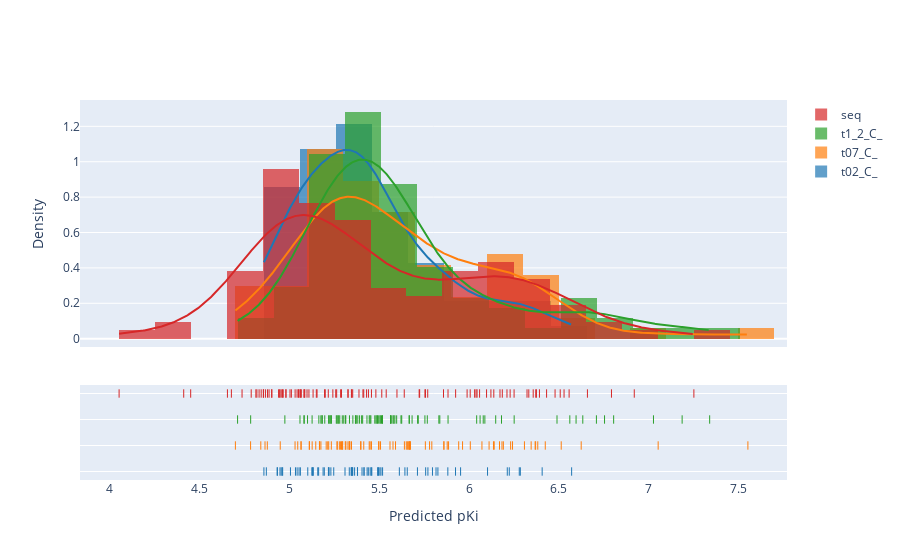

Write notebook code for a chart like this one.
### Code cell
hist_data = [df1['Predicted_pKi'], df2['Predicted_pKi'], df3['Predicted_pKi'], df4['Predicted_pKi'] ]
group_labels = ['t02_C_', 't07_C_', 't1_2_C_', 'seq']

fig = ff.create_distplot(hist_data, group_labels, bin_size=.2)
fig.update_layout(xaxis_title='Predicted pKi', yaxis_title='Density')
fig.show()

### Figure 1 — Plotly figure (JSON) as saved in the notebook; plotly's stock layout.template omitted (floating-point values rounded to 4 significant figures; data arrays with more than 128 entries replaced by an {"elided": "..."} marker saying what was removed)
{"data": [{"autobinx": false, "histnorm": "probability density", "legendgroup": "t02_C_", "marker": {"color": "rgb(31, 119, 180)"}, "name": "t02_C_", "opacity": 0.7, "type": "histogram", "x": [5.491, 5.344, 5.509, 5.344, 5.796, 5.449, 5.643, 5.458, 5.23, 5.194, 5.826, 5.042, 6.103, 5.187, 5.217, 5.219, 4.933, 5.22, 5.102, 5.415, 5.352, 5.132, 5.432, 5.124, 4.954, 5.005, 5.924, 5.496, 5.882, 5.439, 5.758, 5.333, 5.656, 4.858, 6.407, 5.712, 5.415, 6.285, 6.224, 5.348, 5.456, 5.404, 5.061, 5.953, 5.493, 4.871, 5.033, 5.35, 5.503, 5.309, 4.959, 4.947, 5.771, 5.129, 5.131, 5.053, 5.816, 6.213, 5.379, 4.962, 5.162, 5.157, 5.378, 4.931, 6.571, 5.362, 5.246, 5.612, 5.518, 6.279], "xaxis": "x", "xbins": {"end": 6.571, "size": 0.2, "start": 4.858}, "yaxis": "y"}, {"autobinx": false, "histnorm": "probability density", "legendgroup": "t07_C_", "marker": {"color": "rgb(255, 127, 14)"}, "name": "t07_C_", "opacity": 0.7, "type": "histogram", "x": [5.413, 6.624, 5.667, 4.783, 5.29, 6.183, 5.86, 6.368, 5.78, 5.396, 6.111, 5.59, 5.333, 5.126, 5.576, 5.964, 5.111, 5.449, 4.876, 5.661, 5.345, 6.191, 5.294, 5.175, 5.398, 5.296, 5.507, 5.456, 6.231, 5.031, 6.513, 5.886, 5.668, 5.337, 5.656, 5.278, 5.444, 6.308, 5.046, 7.053, 5.56, 5.233, 5.314, 5.265, 6.242, 7.552, 5.325, 5.065, 5.65, 6.371, 6.136, 5.674, 5.942, 5.878, 5.671, 5.265, 5.496, 5.757, 4.948, 6.072, 5.204, 6.14, 5.792, 4.84, 5.218, 6.007, 5.146, 5.064, 5.213, 5.311, 5.86, 4.864, 5.167, 6.169, 4.699, 6.382, 5.334, 5.111, 6.424, 5.284, 5.64, 6.346, 5.498, 5.168], "xaxis": "x", "xbins": {"end": 7.552, "size": 0.2, "start": 4.699}, "yaxis": "y"}, {"autobinx": false, "histnorm": "probability density", "legendgroup": "t1_2_C_", "marker": {"color": "rgb(44, 160, 44)"}, "name": "t1_2_C_", "opacity": 0.7, "type": "histogram", "x": [5.311, 6.709, 5.577, 5.221, 5.126, 5.081, 5.587, 5.294, 5.175, 7.027, 5.058, 5.883, 5.504, 5.261, 5.39, 6.088, 4.784, 5.265, 5.518, 5.625, 5.28, 5.371, 6.754, 5.475, 5.495, 5.667, 5.597, 5.27, 5.832, 5.754, 5.767, 5.683, 5.481, 5.18, 6.148, 5.218, 5.302, 5.407, 6.042, 6.633, 5.717, 5.444, 5.231, 5.313, 5.581, 5.233, 5.486, 6.18, 5.38, 6.061, 6.805, 5.1, 5.569, 5.196, 5.227, 4.711, 5.563, 5.49, 6.251, 5.512, 5.334, 5.163, 5.367, 5.621, 5.517, 5.505, 6.079, 5.453, 4.974, 5.183, 5.402, 5.431, 7.34, 5.37, 5.837, 5.667, 6.596, 5.713, 5.563, 5.353, 6.561, 5.082, 7.186, 5.274, 6.49, 5.448], "xaxis": "x", "xbins": {"end": 7.34, "size": 0.2, "start": 4.711}, "yaxis": "y"}, {"autobinx": false, "histnorm": "probability density", "legendgroup": "seq", "marker": {"color": "rgb(214, 39, 40)"}, "name": "seq", "opacity": 0.7, "type": "histogram", "x": [5.722, 5.538, 4.901, 5.216, 5.042, 6.251, 5.481, 6.332, 4.878, 5.263, 6.229, 5.514, 5.131, 6.006, 4.945, 5.081, 5.199, 6.039, 6.392, 5.108, 5.031, 4.736, 4.676, 4.98, 6.375, 5.098, 6.058, 6.121, 5.062, 5.77, 5.409, 5.066, 5.413, 5.725, 5.757, 5.085, 4.939, 4.98, 5.05, 7.252, 5.326, 5.639, 5.429, 5.01, 4.855, 6.097, 6.172, 4.854, 5.285, 5.989, 4.866, 4.051, 4.818, 4.957, 5.857, 5.456, 4.901, 6.371, 6.479, 4.965, 6.031, 5.153, 4.842, 6.92, 6.793, 5.081, 6.357, 5.925, 5.44, 5.325, 5.347, 5.003, 5.257, 6.185, 4.411, 6.557, 4.948, 6.138, 5.059, 5.754, 6.432, 5.195, 5.387, 5.289, 4.961, 5.241, 4.45, 6.323, 6.529, 5.052, 6.211, 4.831, 6.507, 5.352, 5.345, 4.886, 6.659, 4.654, 4.787, 4.813, 6.044, 5.598, 5.149, 5.883], "xaxis": "x", "xbins": {"end": 7.252, "size": 0.2, "start": 4.051}, "yaxis": "y"}, {"legendgroup": "t02_C_", "marker": {"color": "rgb(31, 119, 180)"}, "mode": "lines", "name": "t02_C_", "showlegend": false, "type": "scatter", "x": {"elided": "500 float values"}, "xaxis": "x", "y": {"elided": "500 float values"}, "yaxis": "y"}, {"legendgroup": "t07_C_", "marker": {"color": "rgb(255, 127, 14)"}, "mode": "lines", "name": "t07_C_", "showlegend": false, "type": "scatter", "x": {"elided": "500 float values"}, "xaxis": "x", "y": {"elided": "500 float values"}, "yaxis": "y"}, {"legendgroup": "t1_2_C_", "marker": {"color": "rgb(44, 160, 44)"}, "mode": "lines", "name": "t1_2_C_", "showlegend": false, "type": "scatter", "x": {"elided": "500 float values"}, "xaxis": "x", "y": {"elided": "500 float values"}, "yaxis": "y"}, {"legendgroup": "seq", "marker": {"color": "rgb(214, 39, 40)"}, "mode": "lines", "name": "seq", "showlegend": false, "type": "scatter", "x": {"elided": "500 float values"}, "xaxis": "x", "y": {"elided": "500 float values"}, "yaxis": "y"}, {"legendgroup": "t02_C_", "marker": {"color": "rgb(31, 119, 180)", "symbol": "line-ns-open"}, "mode": "markers", "name": "t02_C_", "showlegend": false, "type": "scatter", "x": [5.491, 5.344, 5.509, 5.344, 5.796, 5.449, 5.643, 5.458, 5.23, 5.194, 5.826, 5.042, 6.103, 5.187, 5.217, 5.219, 4.933, 5.22, 5.102, 5.415, 5.352, 5.132, 5.432, 5.124, 4.954, 5.005, 5.924, 5.496, 5.882, 5.439, 5.758, 5.333, 5.656, 4.858, 6.407, 5.712, 5.415, 6.285, 6.224, 5.348, 5.456, 5.404, 5.061, 5.953, 5.493, 4.871, 5.033, 5.35, 5.503, 5.309, 4.959, 4.947, 5.771, 5.129, 5.131, 5.053, 5.816, 6.213, 5.379, 4.962, 5.162, 5.157, 5.378, 4.931, 6.571, 5.362, 5.246, 5.612, 5.518, 6.279], "xaxis": "x", "y": ["t02_C_", "t02_C_", "t02_C_", "t02_C_", "t02_C_", "t02_C_", "t02_C_", "t02_C_", "t02_C_", "t02_C_", "t02_C_", "t02_C_", "t02_C_", "t02_C_", "t02_C_", "t02_C_", "t02_C_", "t02_C_", "t02_C_", "t02_C_", "t02_C_", "t02_C_", "t02_C_", "t02_C_", "t02_C_", "t02_C_", "t02_C_", "t02_C_", "t02_C_", "t02_C_", "t02_C_", "t02_C_", "t02_C_", "t02_C_", "t02_C_", "t02_C_", "t02_C_", "t02_C_", "t02_C_", "t02_C_", "t02_C_", "t02_C_", "t02_C_", "t02_C_", "t02_C_", "t02_C_", "t02_C_", "t02_C_", "t02_C_", "t02_C_", "t02_C_", "t02_C_", "t02_C_", "t02_C_", "t02_C_", "t02_C_", "t02_C_", "t02_C_", "t02_C_", "t02_C_", "t02_C_", "t02_C_", "t02_C_", "t02_C_", "t02_C_", "t02_C_", "t02_C_", "t02_C_", "t02_C_", "t02_C_"], "yaxis": "y2"}, {"legendgroup": "t07_C_", "marker": {"color": "rgb(255, 127, 14)", "symbol": "line-ns-open"}, "mode": "markers", "name": "t07_C_", "showlegend": false, "type": "scatter", "x": [5.413, 6.624, 5.667, 4.783, 5.29, 6.183, 5.86, 6.368, 5.78, 5.396, 6.111, 5.59, 5.333, 5.126, 5.576, 5.964, 5.111, 5.449, 4.876, 5.661, 5.345, 6.191, 5.294, 5.175, 5.398, 5.296, 5.507, 5.456, 6.231, 5.031, 6.513, 5.886, 5.668, 5.337, 5.656, 5.278, 5.444, 6.308, 5.046, 7.053, 5.56, 5.233, 5.314, 5.265, 6.242, 7.552, 5.325, 5.065, 5.65, 6.371, 6.136, 5.674, 5.942, 5.878, 5.671, 5.265, 5.496, 5.757, 4.948, 6.072, 5.204, 6.14, 5.792, 4.84, 5.218, 6.007, 5.146, 5.064, 5.213, 5.311, 5.86, 4.864, 5.167, 6.169, 4.699, 6.382, 5.334, 5.111, 6.424, 5.284, 5.64, 6.346, 5.498, 5.168], "xaxis": "x", "y": ["t07_C_", "t07_C_", "t07_C_", "t07_C_", "t07_C_", "t07_C_", "t07_C_", "t07_C_", "t07_C_", "t07_C_", "t07_C_", "t07_C_", "t07_C_", "t07_C_", "t07_C_", "t07_C_", "t07_C_", "t07_C_", "t07_C_", "t07_C_", "t07_C_", "t07_C_", "t07_C_", "t07_C_", "t07_C_", "t07_C_", "t07_C_", "t07_C_", "t07_C_", "t07_C_", "t07_C_", "t07_C_", "t07_C_", "t07_C_", "t07_C_", "t07_C_", "t07_C_", "t07_C_", "t07_C_", "t07_C_", "t07_C_", "t07_C_", "t07_C_", "t07_C_", "t07_C_", "t07_C_", "t07_C_", "t07_C_", "t07_C_", "t07_C_", "t07_C_", "t07_C_", "t07_C_", "t07_C_", "t07_C_", "t07_C_", "t07_C_", "t07_C_", "t07_C_", "t07_C_", "t07_C_", "t07_C_", "t07_C_", "t07_C_", "t07_C_", "t07_C_", "t07_C_", "t07_C_", "t07_C_", "t07_C_", "t07_C_", "t07_C_", "t07_C_", "t07_C_", "t07_C_", "t07_C_", "t07_C_", "t07_C_", "t07_C_", "t07_C_", "t07_C_", "t07_C_", "t07_C_", "t07_C_"], "yaxis": "y2"}, {"legendgroup": "t1_2_C_", "marker": {"color": "rgb(44, 160, 44)", "symbol": "line-ns-open"}, "mode": "markers", "name": "t1_2_C_", "showlegend": false, "type": "scatter", "x": [5.311, 6.709, 5.577, 5.221, 5.126, 5.081, 5.587, 5.294, 5.175, 7.027, 5.058, 5.883, 5.504, 5.261, 5.39, 6.088, 4.784, 5.265, 5.518, 5.625, 5.28, 5.371, 6.754, 5.475, 5.495, 5.667, 5.597, 5.27, 5.832, 5.754, 5.767, 5.683, 5.481, 5.18, 6.148, 5.218, 5.302, 5.407, 6.042, 6.633, 5.717, 5.444, 5.231, 5.313, 5.581, 5.233, 5.486, 6.18, 5.38, 6.061, 6.805, 5.1, 5.569, 5.196, 5.227, 4.711, 5.563, 5.49, 6.251, 5.512, 5.334, 5.163, 5.367, 5.621, 5.517, 5.505, 6.079, 5.453, 4.974, 5.183, 5.402, 5.431, 7.34, 5.37, 5.837, 5.667, 6.596, 5.713, 5.563, 5.353, 6.561, 5.082, 7.186, 5.274, 6.49, 5.448], "xaxis": "x", "y": ["t1_2_C_", "t1_2_C_", "t1_2_C_", "t1_2_C_", "t1_2_C_", "t1_2_C_", "t1_2_C_", "t1_2_C_", "t1_2_C_", "t1_2_C_", "t1_2_C_", "t1_2_C_", "t1_2_C_", "t1_2_C_", "t1_2_C_", "t1_2_C_", "t1_2_C_", "t1_2_C_", "t1_2_C_", "t1_2_C_", "t1_2_C_", "t1_2_C_", "t1_2_C_", "t1_2_C_", "t1_2_C_", "t1_2_C_", "t1_2_C_", "t1_2_C_", "t1_2_C_", "t1_2_C_", "t1_2_C_", "t1_2_C_", "t1_2_C_", "t1_2_C_", "t1_2_C_", "t1_2_C_", "t1_2_C_", "t1_2_C_", "t1_2_C_", "t1_2_C_", "t1_2_C_", "t1_2_C_", "t1_2_C_", "t1_2_C_", "t1_2_C_", "t1_2_C_", "t1_2_C_", "t1_2_C_", "t1_2_C_", "t1_2_C_", "t1_2_C_", "t1_2_C_", "t1_2_C_", "t1_2_C_", "t1_2_C_", "t1_2_C_", "t1_2_C_", "t1_2_C_", "t1_2_C_", "t1_2_C_", "t1_2_C_", "t1_2_C_", "t1_2_C_", "t1_2_C_", "t1_2_C_", "t1_2_C_", "t1_2_C_", "t1_2_C_", "t1_2_C_", "t1_2_C_", "t1_2_C_", "t1_2_C_", "t1_2_C_", "t1_2_C_", "t1_2_C_", "t1_2_C_", "t1_2_C_", "t1_2_C_", "t1_2_C_", "t1_2_C_", "t1_2_C_", "t1_2_C_", "t1_2_C_", "t1_2_C_", "t1_2_C_", "t1_2_C_"], "yaxis": "y2"}, {"legendgroup": "seq", "marker": {"color": "rgb(214, 39, 40)", "symbol": "line-ns-open"}, "mode": "markers", "name": "seq", "showlegend": false, "type": "scatter", "x": [5.722, 5.538, 4.901, 5.216, 5.042, 6.251, 5.481, 6.332, 4.878, 5.263, 6.229, 5.514, 5.131, 6.006, 4.945, 5.081, 5.199, 6.039, 6.392, 5.108, 5.031, 4.736, 4.676, 4.98, 6.375, 5.098, 6.058, 6.121, 5.062, 5.77, 5.409, 5.066, 5.413, 5.725, 5.757, 5.085, 4.939, 4.98, 5.05, 7.252, 5.326, 5.639, 5.429, 5.01, 4.855, 6.097, 6.172, 4.854, 5.285, 5.989, 4.866, 4.051, 4.818, 4.957, 5.857, 5.456, 4.901, 6.371, 6.479, 4.965, 6.031, 5.153, 4.842, 6.92, 6.793, 5.081, 6.357, 5.925, 5.44, 5.325, 5.347, 5.003, 5.257, 6.185, 4.411, 6.557, 4.948, 6.138, 5.059, 5.754, 6.432, 5.195, 5.387, 5.289, 4.961, 5.241, 4.45, 6.323, 6.529, 5.052, 6.211, 4.831, 6.507, 5.352, 5.345, 4.886, 6.659, 4.654, 4.787, 4.813, 6.044, 5.598, 5.149, 5.883], "xaxis": "x", "y": ["seq", "seq", "seq", "seq", "seq", "seq", "seq", "seq", "seq", "seq", "seq", "seq", "seq", "seq", "seq", "seq", "seq", "seq", "seq", "seq", "seq", "seq", "seq", "seq", "seq", "seq", "seq", "seq", "seq", "seq", "seq", "seq", "seq", "seq", "seq", "seq", "seq", "seq", "seq", "seq", "seq", "seq", "seq", "seq", "seq", "seq", "seq", "seq", "seq", "seq", "seq", "seq", "seq", "seq", "seq", "seq", "seq", "seq", "seq", "seq", "seq", "seq", "seq", "seq", "seq", "seq", "seq", "seq", "seq", "seq", "seq", "seq", "seq", "seq", "seq", "seq", "seq", "seq", "seq", "seq", "seq", "seq", "seq", "seq", "seq", "seq", "seq", "seq", "seq", "seq", "seq", "seq", "seq", "seq", "seq", "seq", "seq", "seq", "seq", "seq", "seq", "seq", "seq", "seq"], "yaxis": "y2"}], "layout": {"barmode": "overlay", "hovermode": "closest", "legend": {"traceorder": "reversed"}, "xaxis": {"anchor": "y2", "domain": [0, 1], "title": {"text": "Predicted pKi"}, "zeroline": false}, "yaxis": {"anchor": "free", "domain": [0.35, 1], "position": 0, "title": {"text": "Density"}}, "yaxis2": {"anchor": "x", "domain": [0, 0.25], "dtick": 1, "showticklabels": false}}}
